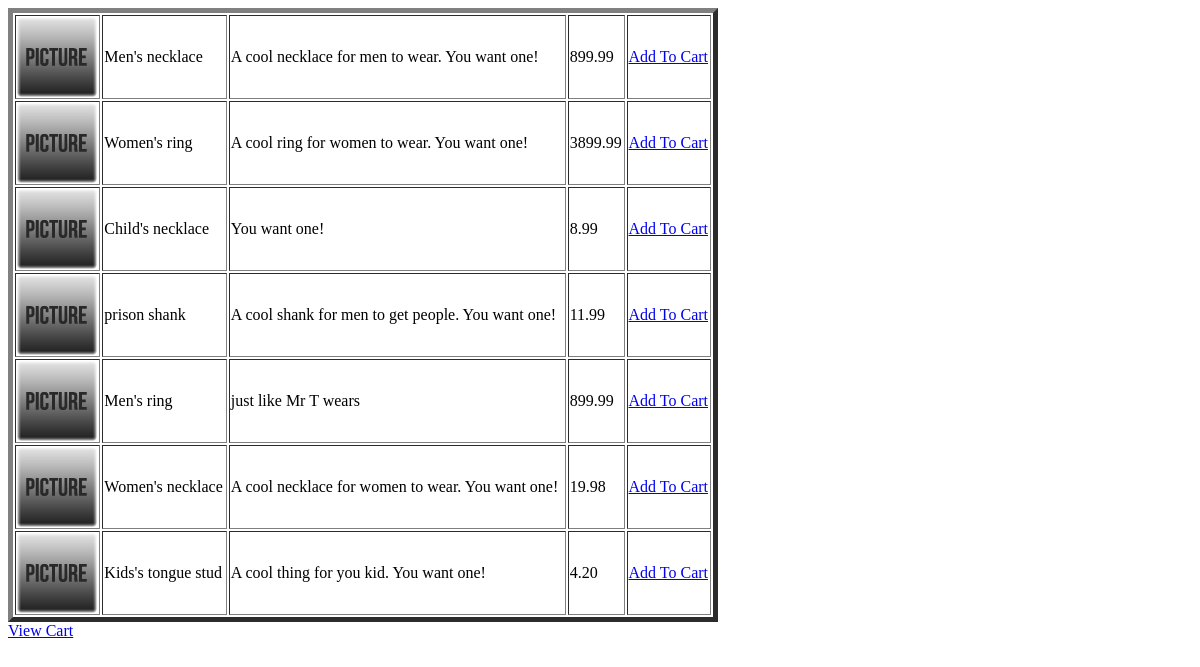
The page /jb/products.php on the database its author committed.
### tables this page shows
CREATE TABLE IF NOT EXISTS product (
    product_id	MEDIUMINT	NOT NULL AUTO_INCREMENT PRIMARY KEY,
    store_id    MEDIUMINT       NOT NULL,
    name        VARCHAR(50)     NOT NULL,
    category    VARCHAR(50)     NOT NULL,
    gender    	VARCHAR(50)     NOT NULL,
    price       DOUBLE(12,2)    NOT NULL,
    img1        VARCHAR(200)    NOT NULL,
    qty        	MEDIUMINT       NOT NULL,
    shipping	DOUBLE(12,2)	NOT NULL,
    material    VARCHAR(50)     ,
    size        VARCHAR(50)     ,
    color       VARCHAR(50)     ,
    theme       VARCHAR(50)     ,
    description VARCHAR(500)    ,
    img2        VARCHAR(200)    ,
    img3        VARCHAR(200)    ,
    img4        VARCHAR(200)    ,
    img5        VARCHAR(200)    ,
    FOREIGN KEY (store_id) REFERENCES store(store_id)
);

### jb/products.php (the view, shortened to what this page needs)
<!DOCTYPE html PUBLIC "-//W3C//DTD XHTML 1.0 Transitional//EN" "http://www.w3.org/TR/xhtml1/DTD/xhtml1-transitional.dtd">
<html xmlns="http://www.w3.org/1999/xhtml">
<head>
<link rel="stylesheet" media="all" href="/style/style.css" type="text/css" />
<?php
include "db.php";
?>
</head>
<body>
<table border="5" padding = "5" width = "60%">
	<?php
		$sql = "SELECT product_id, name, description, price, img1 FROM product;";
		$result = mysql_query($sql);
		while(list($id, $name, $description, $price, $img1) = mysql_fetch_row($result)) {
			echo "<tr>";
				echo "<td>";
				echo "<img src= \"$img1\">";
				echo "</td>";
				echo "<td>$name</td>";
				echo "<td>$description</td>";
				echo "<td>$price</td>";
				echo "<td><a href=\"cart.php?action=add&id=$id\">Add To Cart</a></td>";
			echo "</tr>";
		}
	?>
</table>
<a href="cart.php">View Cart</a>
</body>
</html>

### rows shown on the page
product: img1 (placeholder picture), name "Men's necklace", description "A cool necklace for men to wear. You want one!", price "899.99"
product: img1 (placeholder picture), name "Women's ring", description "A cool ring for women to wear. You want one!", price "3899.99"
product: img1 (placeholder picture), name "Child's necklace", description "You want one!", price "8.99"
product: img1 (placeholder picture), name "prison shank", description "A cool shank for men to get people. You want one!", price "11.99"
product: img1 (placeholder picture), name "Men's ring", description "just like Mr T wears", price "899.99"
product: img1 (placeholder picture), name "Women's necklace", description "A cool necklace for women to wear. You want one!", price "19.98"
product: img1 (placeholder picture), name "Kids's tongue stud", description "A cool thing for you kid. You want one!", price "4.20"
